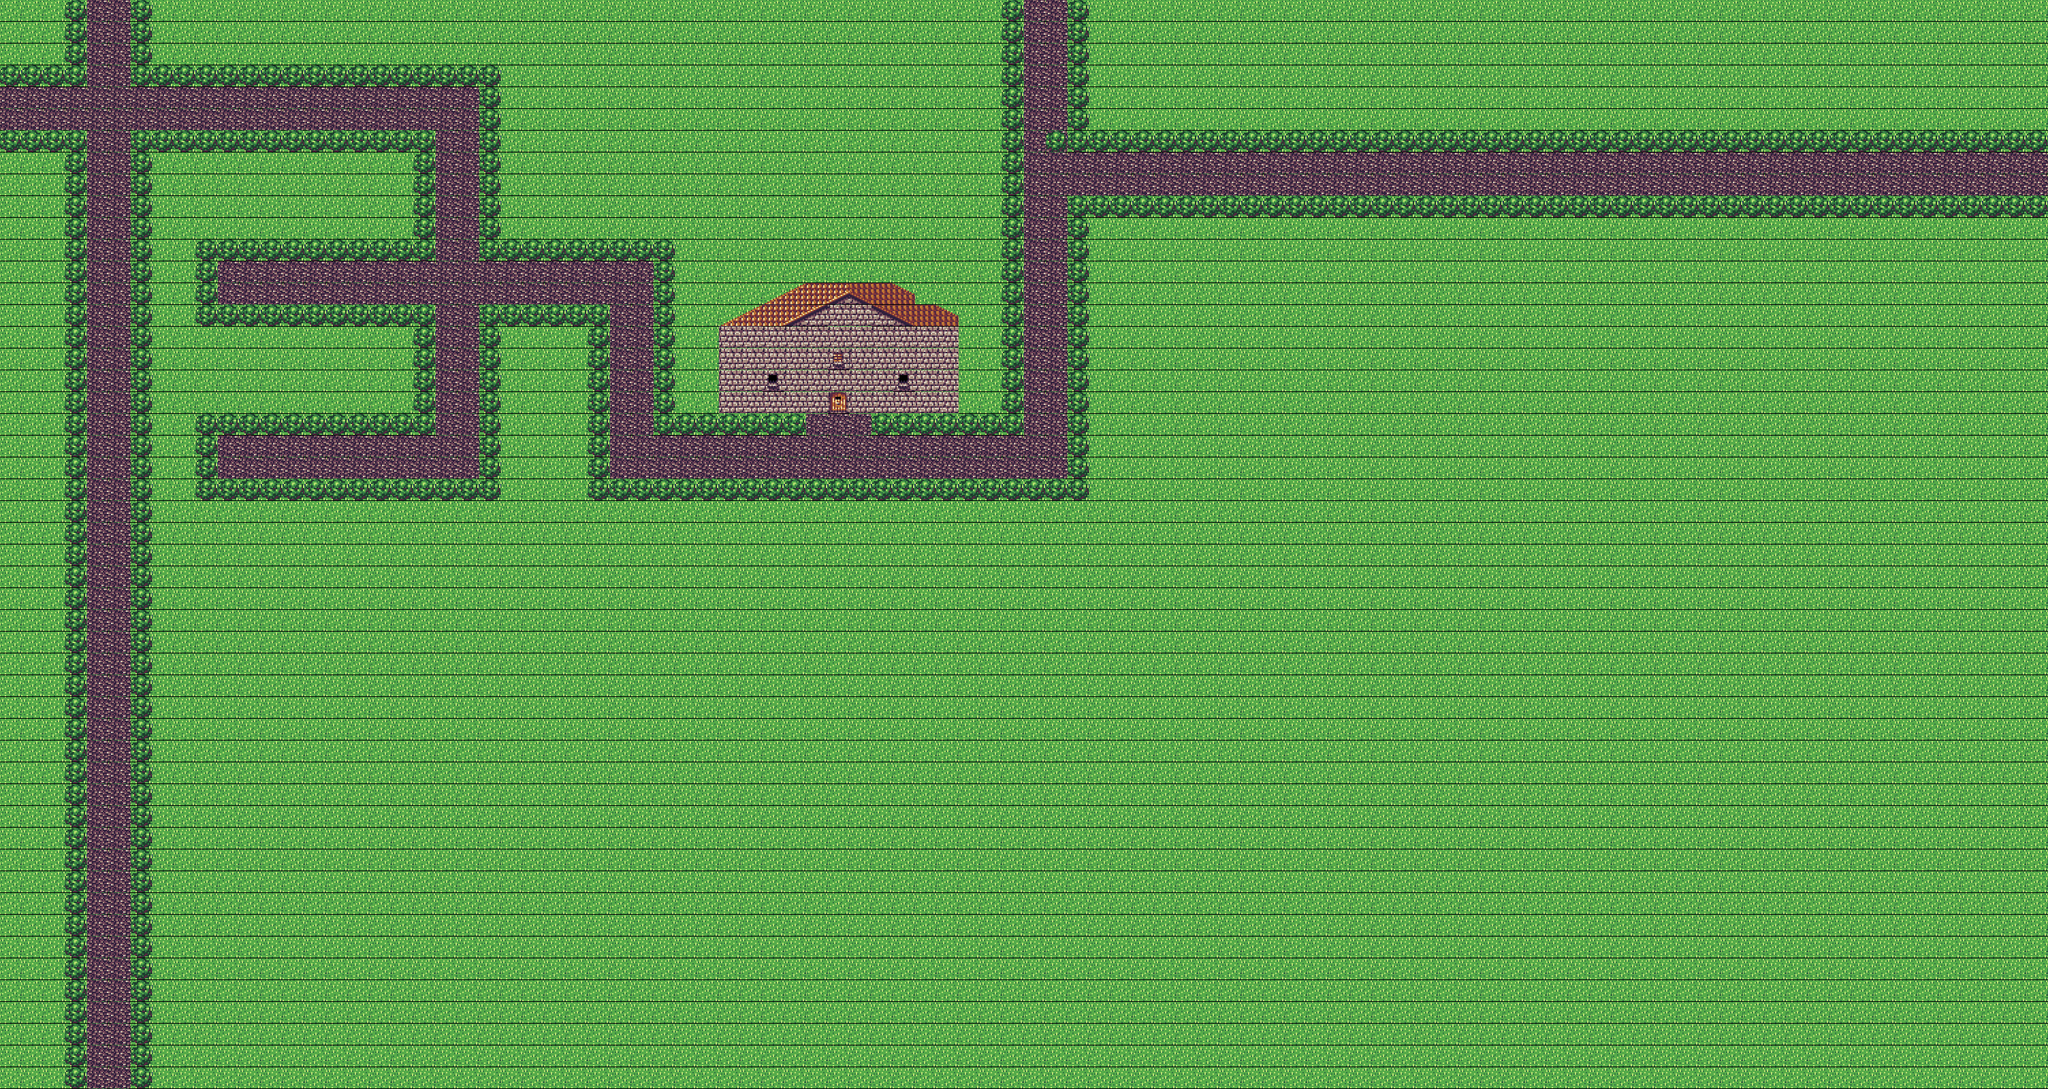

Rendered tile map (Tiled .tmx) drawn with the repository's tilesets; below, a short description and the map source with its tile grids summarised:
An orthogonal 94x50 tile map with 32x32 px tiles, 5 tile layers (piso, casa, camino, obstaculos, ...) and 1 object (trigger).

<map version="1.10" tiledversion="1.11.2" orientation="orthogonal" renderorder="right-down" width="94" height="50" tilewidth="32" tileheight="32" infinite="0" nextlayerid="8" nextobjectid="6">
 <editorsettings>
  <export target="mapa grande.tmj" format="json" />
 </editorsettings>
 <tileset firstgid="1" name="mapa 2" tilewidth="32" tileheight="32" margin="1" tilecount="90" columns="9">
  <image source="town_forest_tiles.png" width="320" height="352" />
 </tileset>
 <layer id="1" name="piso" width="94" height="50">
  <data>[4700 cells, 4700 non-empty, 1 distinct tile ids]</data>
 </layer>
 <layer id="4" name="casa" width="94" height="50">
  <data>[4700 cells, 61 non-empty, 12 distinct tile ids]</data>
 </layer>
 <layer id="2" name="camino" width="94" height="50">
  <data>[4700 cells, 415 non-empty, 1 distinct tile ids]</data>
 </layer>
 <layer id="3" name="obstaculos" width="94" height="50">
  <data>[4700 cells, 398 non-empty, 1 distinct tile ids]</data>
 </layer>
 <objectgroup id="6" name="puertas">
  <object id="4" name="door" type="trigger" x="1216" y="575" width="31" height="27.5455" />
 </objectgroup>
 <layer id="7" name="puertas visibles" width="94" height="50">
  <data>[4700 cells, 1 non-empty, 1 distinct tile ids]</data>
 </layer>
</map>
